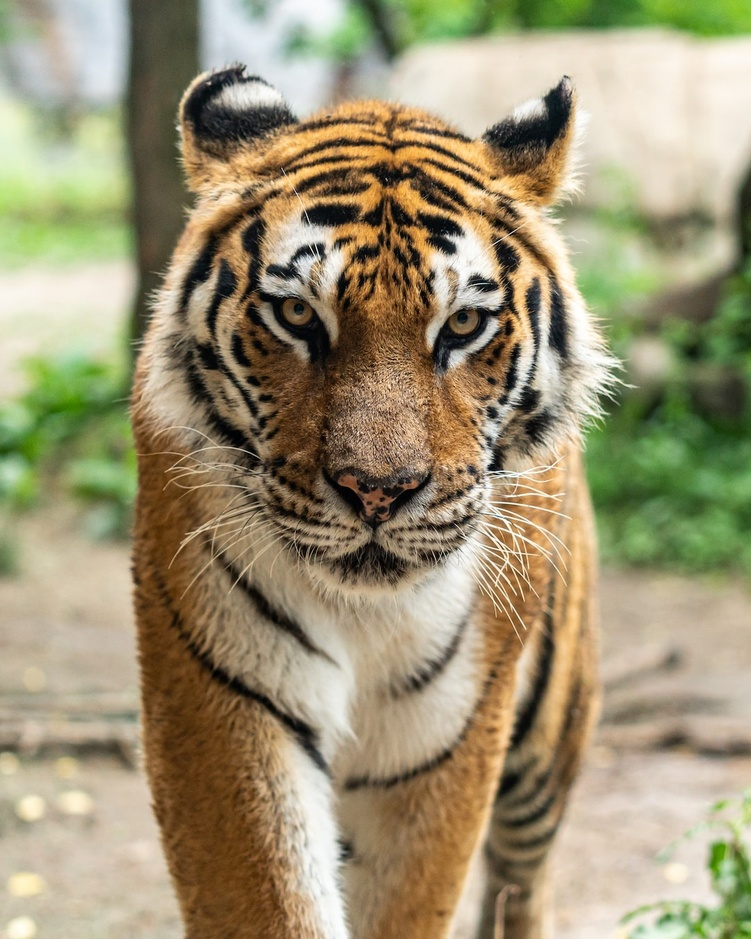
#> input picture Basic Image Processing/photo-1561731216-c3a4d99437d5.jpg, 751 x 939 px, shrunk from 1080 x 1350 before the run
$ python 1B.py
#> lines starting #> are read from the running program, lines starting #| are printed output that depends on the picture; after the words box and inside, x2 and y2 are one past the last pixel; in counts of white or black regions, pixels touching at a corner belong together
import cv2
from matplotlib import pyplot as plt
img = cv2.imread("photo-1561731216-c3a4d99437d5.jpg",cv2.IMREAD_GRAYSCALE)
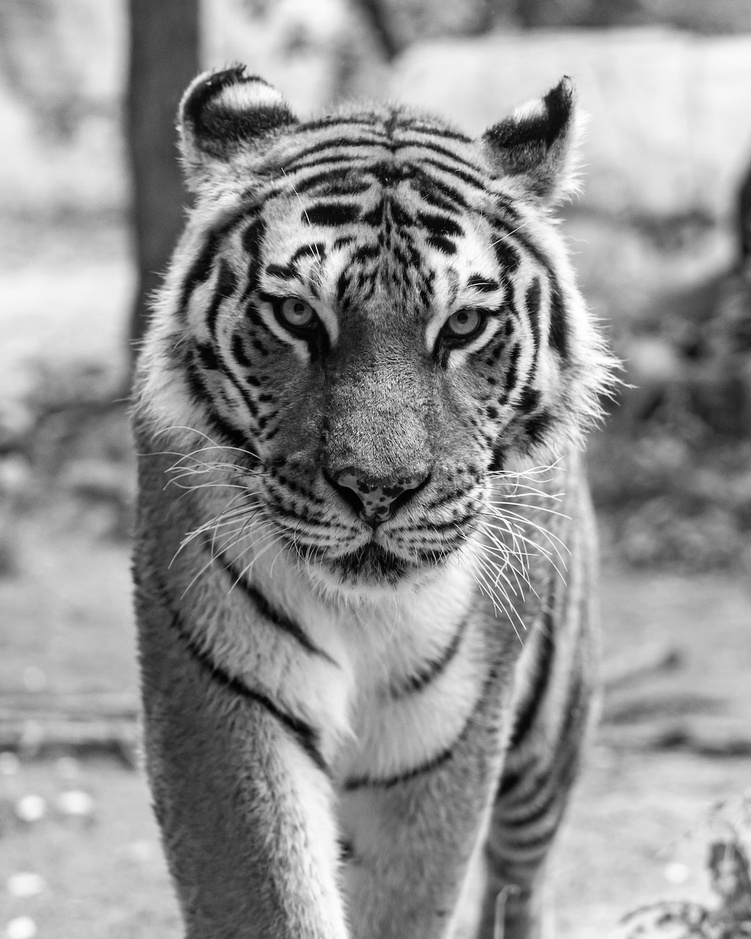
#> img: shape (939, 751); min 0, max 255, mean 146.1
assert img is not None, "File could not be read"
ret,thresh1 = cv2.threshold(img,127,255,cv2.THRESH_BINARY)
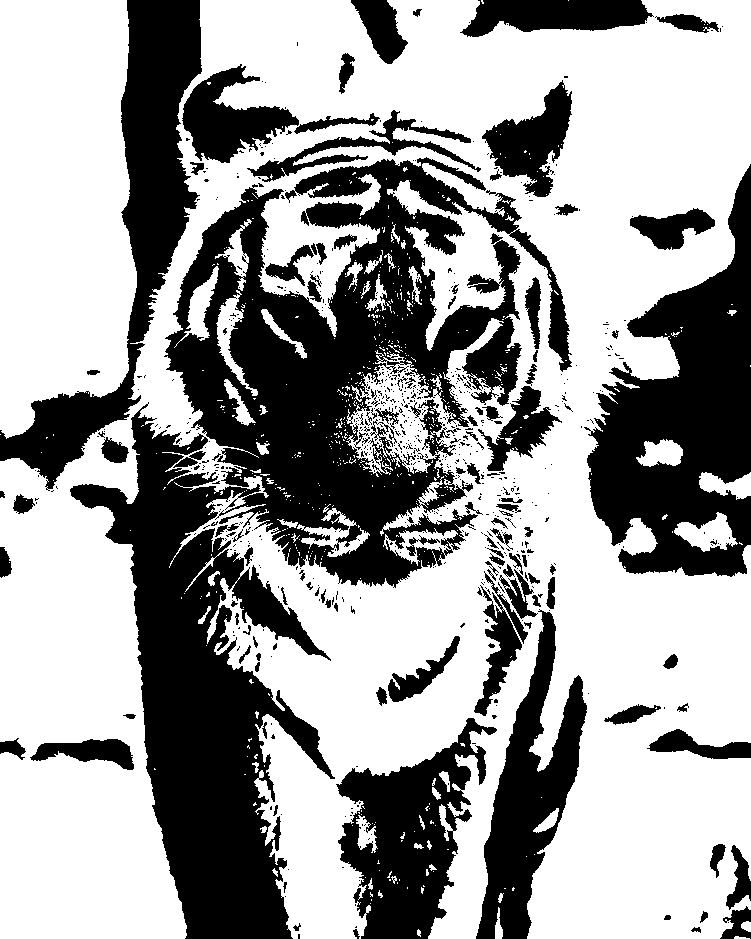
#> thresh1: shape (939, 751); 61.8% white; 690 black regions (567 under 20 px), largest, box (x1, y1, x2, y2) and area: (70, 157, 572, 939) 130959, (584, 164, 751, 577) 35580, (0, 0, 202, 491) 24739
ret,thresh2 = cv2.threshold(img,127,255,cv2.THRESH_TOZERO_INV)
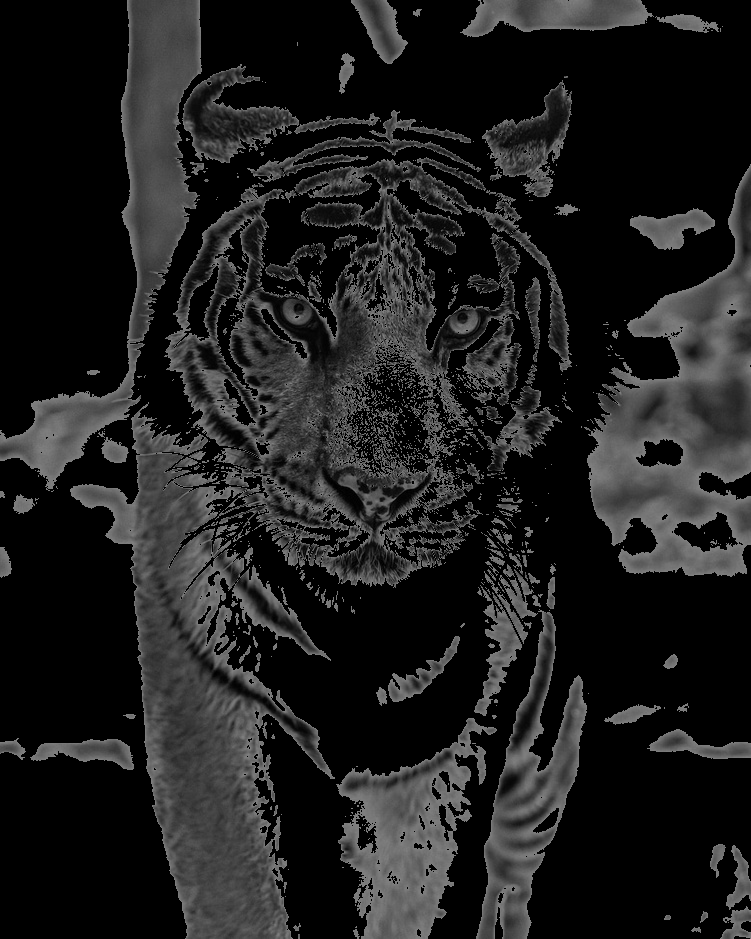
#> thresh2: shape (939, 751); min 0, max 127, mean 30.6
ret,thresh3 = cv2.threshold(img,127,255,cv2.THRESH_TRUNC)
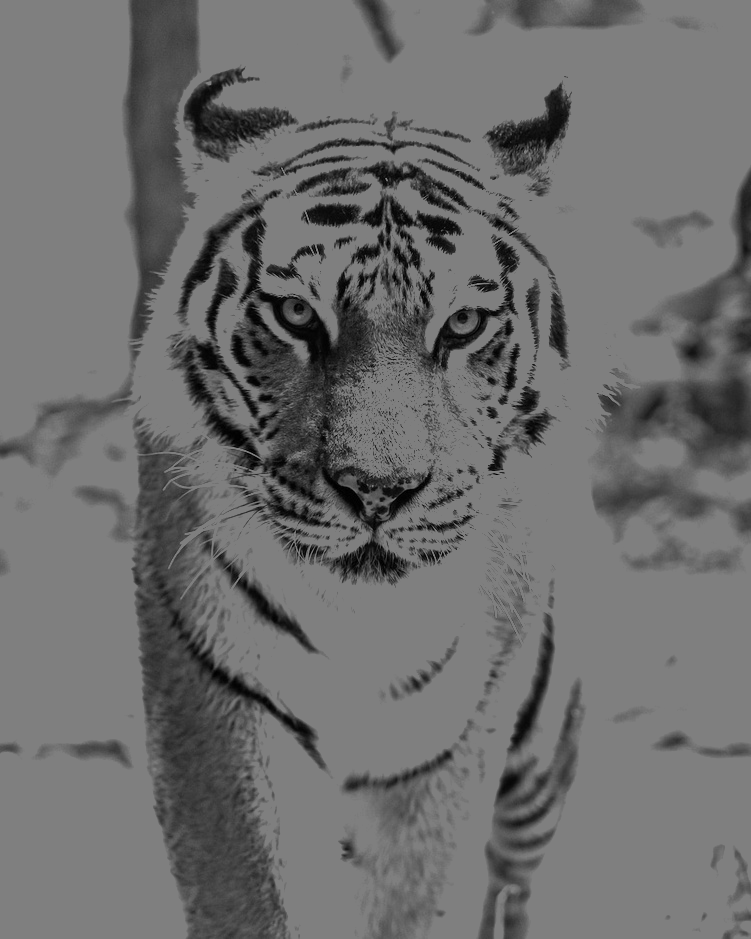
#> thresh3: shape (939, 751); min 0, max 127, mean 109
ret,thresh4 = cv2.threshold(img,127,255,cv2.THRESH_TOZERO)
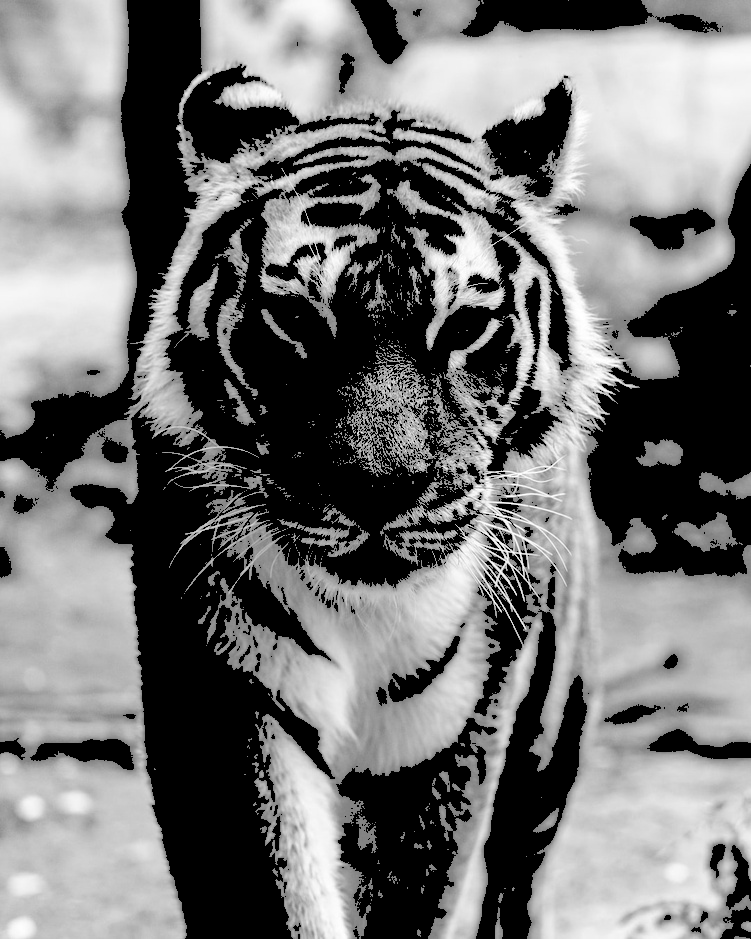
#> thresh4: shape (939, 751); min 0, max 255, mean 115.5
ret,thresh5 = cv2.threshold(img,127,255,cv2.THRESH_TOZERO_INV)
titles = ['Original Image','BINARY','BINARY_INV','TRUNC','TOZERO','TOZERO_INV']
images = [img, thresh1, thresh2, thresh3, thresh4, thresh5]
for i in range(6):
    plt.subplot(2,3,i+1)
    plt.imshow(images[i], 'gray', vmin=0, vmax=255)
    plt.title(titles[i])
    plt.xticks([])
    plt.yticks([])
plt.show()

$ run again, with Basic Image Processing/image_0_1820.jpeg copied over Basic Image Processing/photo-1561731216-c3a4d99437d5.jpg
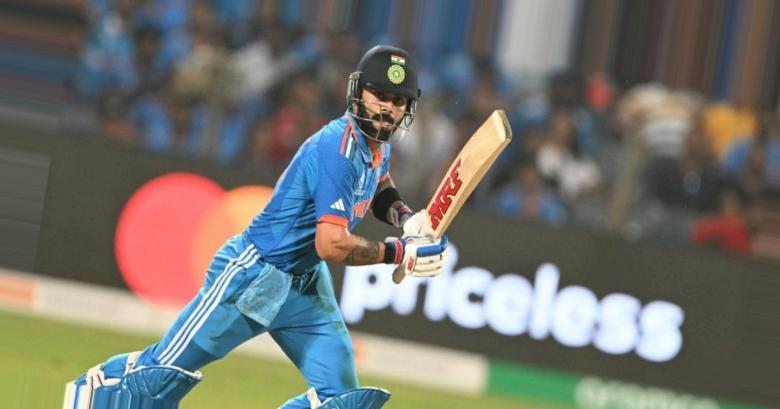
#> input picture Basic Image Processing/image_0_1820.jpeg, 780 x 409 px
#> `ret,thresh1 = cv2.threshold(img,127,255,cv2.THRESH_BINARY)`:
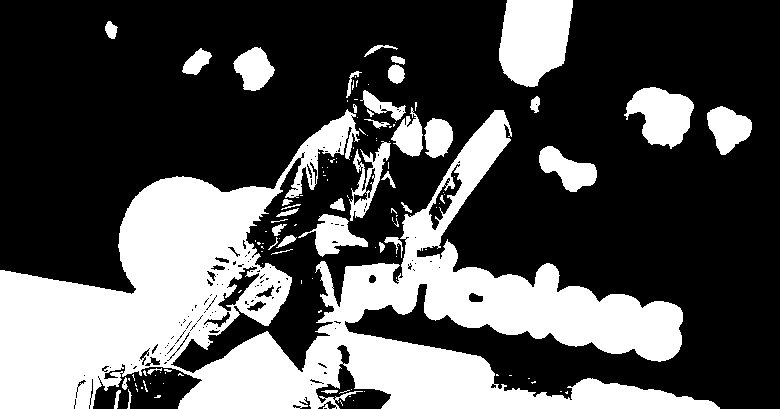
#> thresh1: shape (409, 780); 32.7% white; 125 white regions (84 under 20 px), largest, box (x1, y1, x2, y2) and area: (0, 109, 720, 409) 84759, (499, 0, 573, 87) 5101, (624, 87, 694, 149) 2713
#> `ret,thresh4 = cv2.threshold(img,127,255,cv2.THRESH_TOZERO)`:
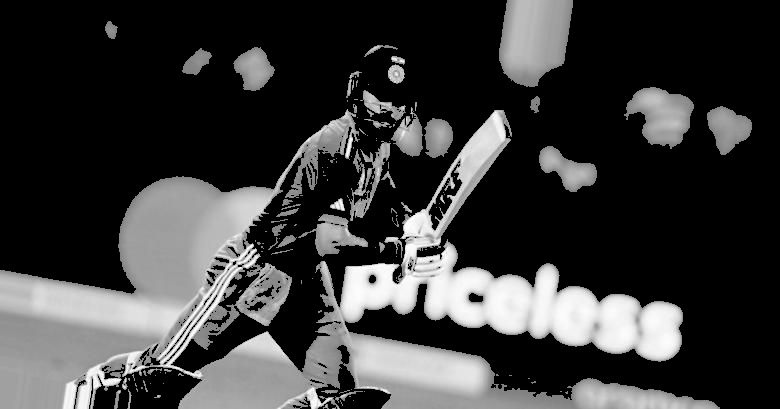
#> thresh4: shape (409, 780); min 0, max 255, mean 58.6

$ run again, with Basic Image Processing/image_0_2962.jpeg copied over Basic Image Processing/photo-1561731216-c3a4d99437d5.jpg
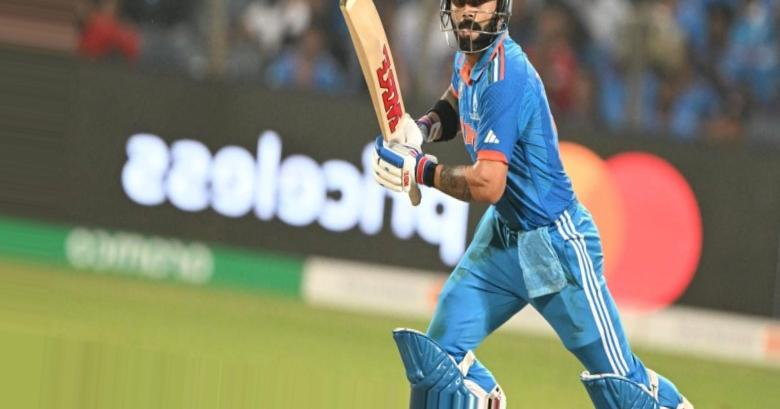
#> input picture Basic Image Processing/image_0_2962.jpeg, 780 x 409 px
#> `ret,thresh1 = cv2.threshold(img,127,255,cv2.THRESH_BINARY)`:
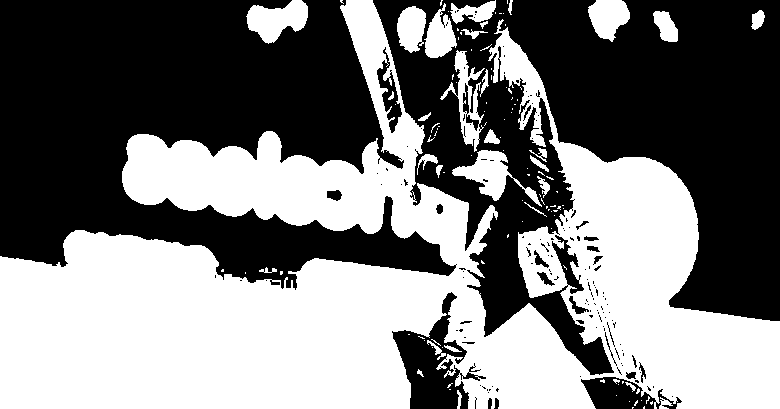
#> thresh1: shape (409, 780); 48.1% white; 115 white regions (84 under 20 px), largest, box (x1, y1, x2, y2) and area: (0, 0, 780, 409) 142473, (452, 150, 542, 207) 1680, (246, 0, 308, 44) 1667
#> `ret,thresh4 = cv2.threshold(img,127,255,cv2.THRESH_TOZERO)`:
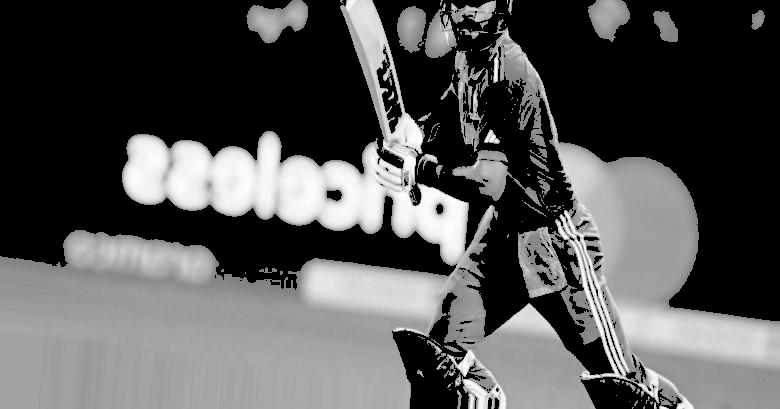
#> thresh4: shape (409, 780); min 0, max 255, mean 84.4
